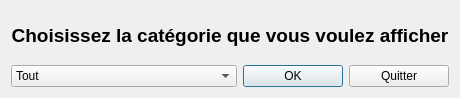
<?xml version="1.0" encoding="UTF-8"?>
<ui version="4.0">
 <class>ChoixCategorie</class>
 <widget class="QDialog" name="ChoixCategorie">
  <property name="geometry">
   <rect>
    <x>0</x>
    <y>0</y>
    <width>443</width>
    <height>98</height>
   </rect>
  </property>
  <property name="windowTitle">
   <string>Dialog</string>
  </property>
  <layout class="QVBoxLayout" name="verticalLayout">
   <item>
    <widget class="QLabel" name="label">
     <property name="font">
      <font>
       <pointsize>14</pointsize>
       <bold>true</bold>
      </font>
     </property>
     <property name="text">
      <string>Choisissez la catégorie que vous voulez afficher</string>
     </property>
     <property name="alignment">
      <set>Qt::AlignCenter</set>
     </property>
    </widget>
   </item>
   <item>
    <layout class="QHBoxLayout" name="horizontalLayout">
     <item>
      <widget class="QComboBox" name="comboBox">
       <item>
        <property name="text">
         <string>Tout</string>
        </property>
       </item>
       <item>
        <property name="text">
         <string>Personnage</string>
        </property>
       </item>
       <item>
        <property name="text">
         <string>Objet</string>
        </property>
       </item>
       <item>
        <property name="text">
         <string>Animal</string>
        </property>
       </item>
      </widget>
     </item>
     <item>
      <widget class="QPushButton" name="bOk">
       <property name="maximumSize">
        <size>
         <width>100</width>
         <height>16777215</height>
        </size>
       </property>
       <property name="text">
        <string>OK</string>
       </property>
      </widget>
     </item>
     <item>
      <widget class="QPushButton" name="bQuitter">
       <property name="maximumSize">
        <size>
         <width>100</width>
         <height>16777215</height>
        </size>
       </property>
       <property name="text">
        <string>Quitter</string>
       </property>
      </widget>
     </item>
    </layout>
   </item>
  </layout>
 </widget>
 <resources/>
 <connections/>
</ui>
